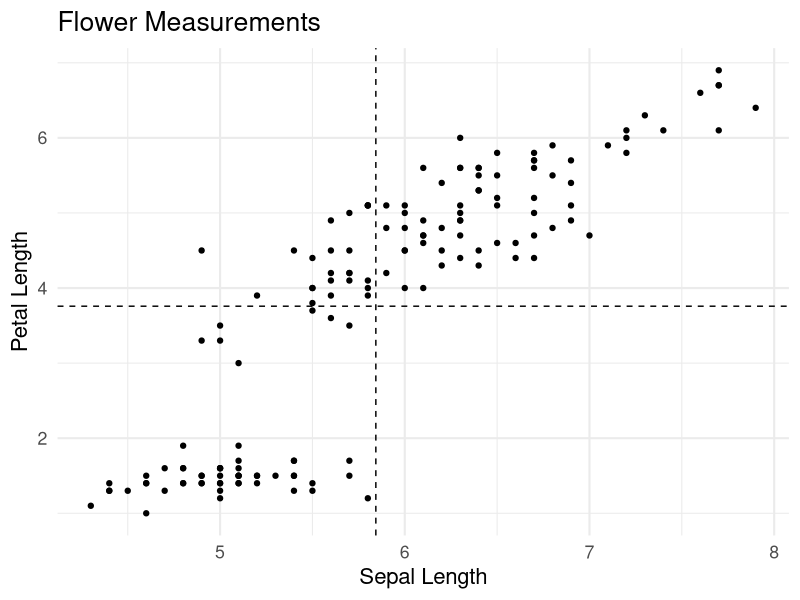
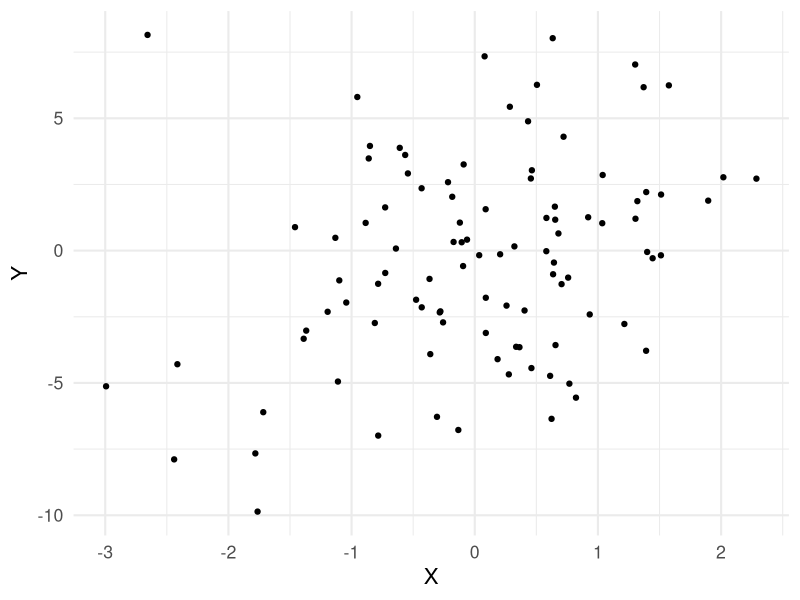
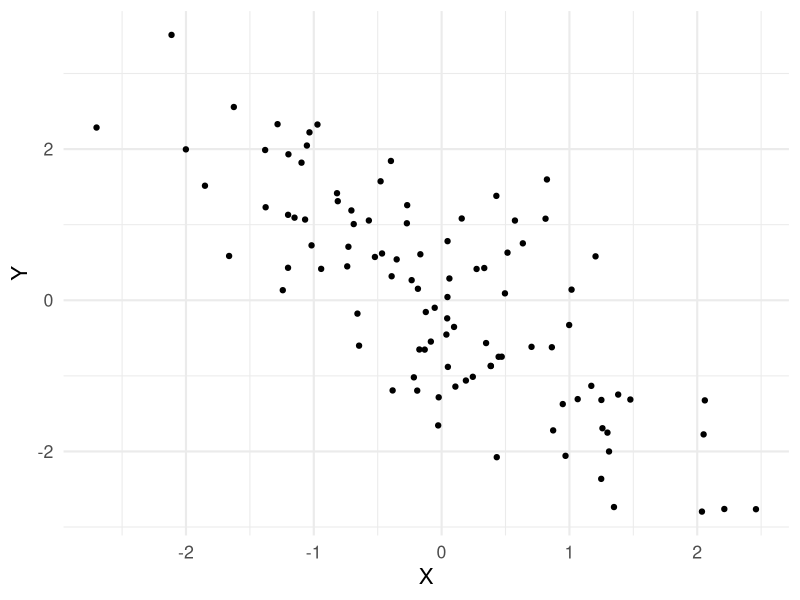
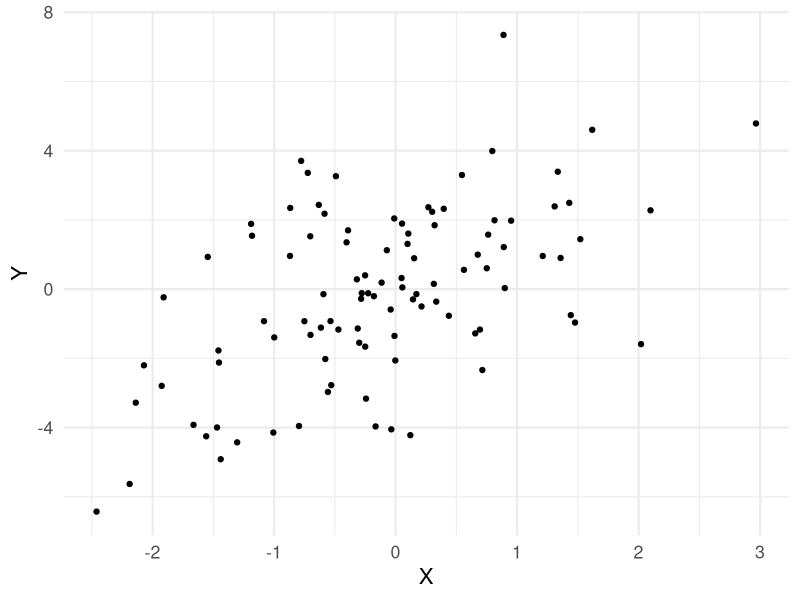
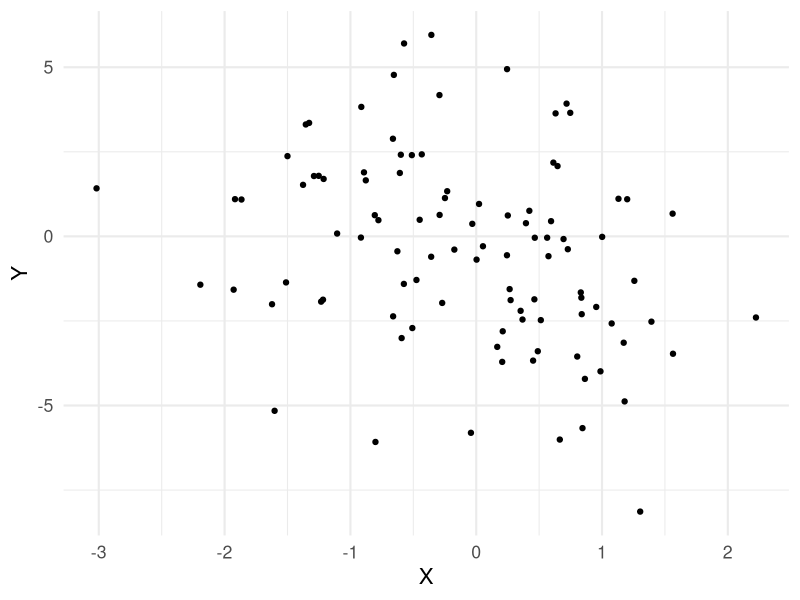
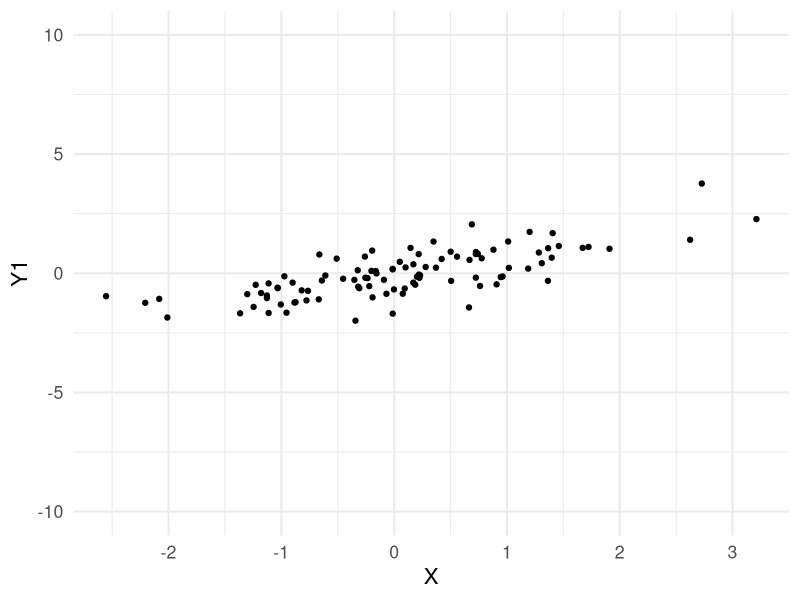
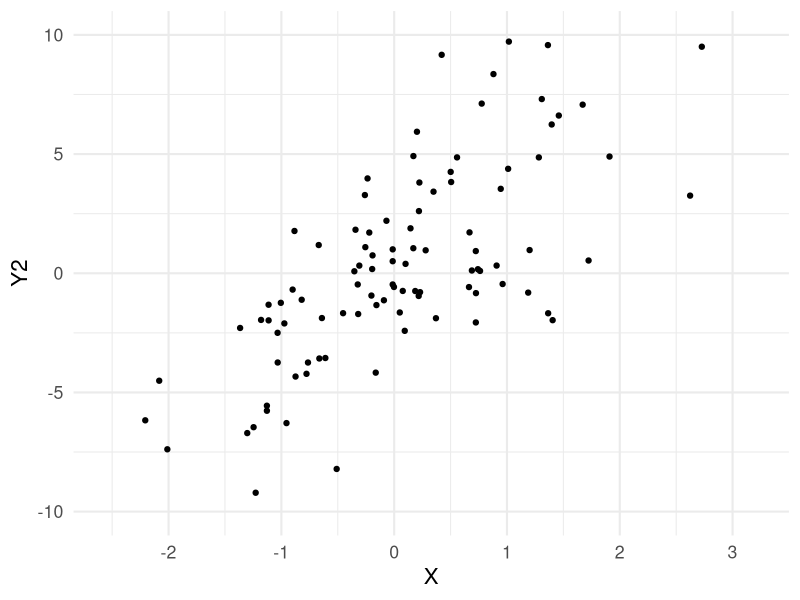
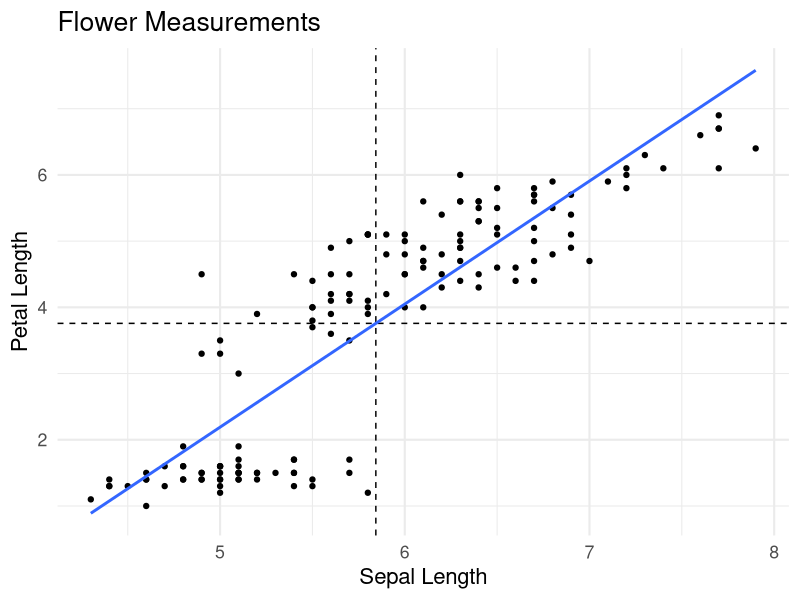

Generate these figures, in order, with R:
## ---- chunk 1
library(tidyverse)
theme_set(theme_minimal(base_size = 16))
knitr::opts_chunk$set(comment=NA, fig.width=7, fig.height=5, 
                      fig.align = 'center', out.width = 600,
                      message=FALSE, warning=FALSE, echo=TRUE)
set.seed(42)
## ---- chunk 2
flower_plot <- ggplot(data = iris) + 
  geom_point(mapping = aes(x = Sepal.Length, y = Petal.Length)) +
  labs(x = 'Sepal Length', y = 'Petal Length', title = 'Flower Measurements') +
  geom_vline(xintercept = mean(iris$Sepal.Length), linetype = 'dashed') +
  geom_hline(yintercept = mean(iris$Petal.Length), linetype = 'dashed')

flower_plot
## ---- chunk 3
cov(iris$Sepal.Length, iris$Petal.Length)
## ---- chunk 4
cor(iris$Sepal.Length, iris$Petal.Length)
## ---- chunk 5
n <- 100
X <- rnorm(n,0,1)
Y <- X + rnorm(n,0,4)

ggplot(tibble(X,Y)) + 
  geom_point(aes(x=X,y=Y))
## ---- chunk 6
n <- 100
X <- rnorm(n,0,1)
Y <- -X + rnorm(n,0,1)

ggplot(tibble(X,Y)) + 
  geom_point(aes(x=X,y=Y))
## ---- chunk 7
n <- 100
X <- rnorm(n,0,1)
Y <- X + rnorm(n,0,2)

ggplot(tibble(X,Y)) + 
  geom_point(aes(x=X,y=Y))
## ---- chunk 8
n <- 100
X <- rnorm(n,0,1)
Y <- -X + rnorm(n,0,3)

ggplot(tibble(X,Y)) + 
  geom_point(aes(x=X,y=Y))
## ---- chunk 9
n <- 100
data <- tibble(X = rnorm(n,0,1),
               epsilon = rnorm(n,0,2),
               Y1 = 0.75*X + rnorm(n,0,0.66),
               Y2 = 3*X + rnorm(n,0,3))
## ---- chunk 10
ggplot(data) +
  geom_point(aes(x=X,y=Y1)) +
  scale_y_continuous(limits = c(-10,10))
## ---- chunk 11
ggplot(data) +
  geom_point(aes(x=X,y=Y2)) +
  scale_y_continuous(limits = c(-10,10))
## ---- chunk 12
flower_plot +
  geom_smooth(aes(x=Sepal.Length, y=Petal.Length),
              method = 'lm', se = FALSE)
## ---- chunk 13
n <- 300 # sample size
a <- 2 # y-intercept
b <- 3 # slope

# X and epsilon are normally distributed
# Y = a + bX + epsilon
data <- tibble(X = rnorm(n, 1, 1), 
               epsilon = rnorm(n, 0, 2),
               Y = a + b*X + epsilon)

cor(data$X, data$Y)
## ---- chunk 14
ggplot(data) +
  geom_point(mapping = aes(x=X,y=Y))
## ---- chunk 15
demeaned_data <- data %>% 
  mutate(Y = Y - mean(Y),
         X = X - mean(X))
## ---- chunk 16
ggplot(data) +
  geom_point(mapping = aes(x=X,y=Y)) +
  labs(x='X',y='Y',title = 'Original Data')
## ---- chunk 17
ggplot(demeaned_data) +
  geom_point(mapping = aes(x=X,y=Y)) +
  labs(x='X',y='Y',title = 'Demeaned Data')
## ---- chunk 18
slope_estimate <- 
  sum(demeaned_data$X * demeaned_data$Y) /
  sum(demeaned_data$X^2)

slope_estimate
## ---- chunk 19
ggplot(demeaned_data) + 
  geom_point(mapping = aes(x=X,y=Y)) +
  geom_abline(intercept = 0, slope = slope_estimate)
## ---- chunk 20
null_slope_estimate <- function(a = 0, b = 0, X,
                               sd_epsilon = 2){
  
  n <- length(X)
  
  # Create random dataset assuming null hypothesis (b = 0, a = 0)  
  data <- tibble(X = X,
                 epsilon = rnorm(n, 0, sd_epsilon),
                 Y = a + b*X + epsilon)
  
  # Return the slope estimate
  sum(data$X * data$Y) / sum(data$X^2)
}

null_slope_estimate(X = demeaned_data$X)

## ---- chunk 21
sampling_distribution <- replicate(200, null_slope_estimate(X = demeaned_data$X))

tibble(sampling_distribution) %>% 
  ggplot() +
  geom_histogram(mapping = aes(x=sampling_distribution),
                 color = 'black', binwidth = 0.02) +
  labs(x='Slope Estimate (Sampling Distribution)') # a bell curved sampling distribution again! (t distribution)
## ---- chunk 22
sum(sampling_distribution > slope_estimate) # p-value effectively zero
## ---- chunk 23
standard_error <- sd(sampling_distribution)
standard_error

confidence_interval <- c(slope_estimate - 1.96 * standard_error,
                         slope_estimate + 1.96 * standard_error)
confidence_interval

## ---- chunk 24
linear_model_fit <- lm(formula = Y ~ X, 
                       data = demeaned_data) 

coef(linear_model_fit) # get the coefficient estimates

confint(linear_model_fit) # get the confidence intervals
## ---- chunk 25
summary(linear_model_fit)
## ---- chunk 26
data <- tibble(c = 1,
            x1 = rnorm(100, 0, 1),
            x2 = rnorm(100, 0, 1),
            y = 2*x1 + 3*x2 + rnorm(100, 0, 1))

linear_model <- lm(y ~ x1 + x2, data = data)

summary(linear_model)

# X matrix
X <- data %>% 
  select(c, x1, x2) %>% 
  as.matrix

# y vector
y <- data %>% 
  pull(y)

# beta hat = (X'X)^-1 X'y
beta_hat <- solve(t(X) %*% X) %*% t(X) %*% y

beta_hat
linear_model # that's where the coefficients come from; the parameter estimates that minimize the sum of squared errors
